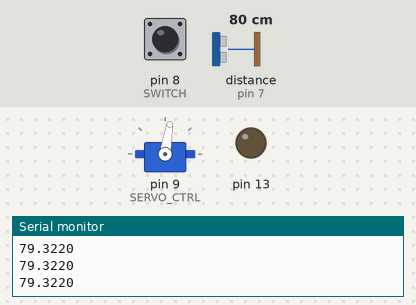
Bench run of a sketch on a simulated Arduino Uno, built with avr-gcc and run on an emulated ATmega328P. On the bench: servo, output pins drawn as LEDs (lit = HIGH), the last lines printed to the serial monitor. Wiring (inferred from the names in the program): ultrasonic range finder: trigger pin 6; echo pin 7. Inputs (shaded band) come from the test bench; at power-on: pin 8 (SWITCH) HIGH, distance to the obstacle (sensor on pin 7) 80 cm. The echo pulse lasts 58.3 µs per cm; pins used as bus, display or sensor lines are not drawn.

Above: at 1.2 s.
1.3 s: pin 8 (SWITCH) pulled LOW for 1 s
At 1.42 s:
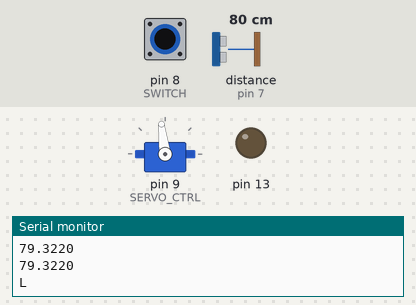
At 2.9 s:
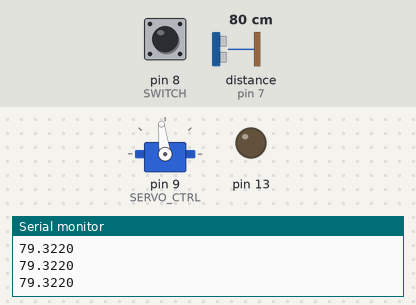
Timing chart, 0 to 4.4 s (numbered marks = the images above; inputs shaded):
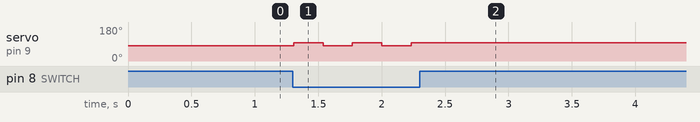

The sketch:

SonicRadar.ino
```cpp
#include <Servo.h>

#define SONIC_TRIG 6
#define SONIC_ECHO 7
#define SERVO_CTRL 9
#define SWITCH 8

Servo myservo;  // create servo object to control a servo

void setup()
{
    pinMode(13, OUTPUT);
    pinMode(SONIC_TRIG, OUTPUT);
    pinMode(SONIC_ECHO, INPUT);
    pinMode(SWITCH, INPUT_PULLUP);
    myservo.attach(SERVO_CTRL);
    myservo.writeMicroseconds(1460);
    Serial.begin(9600);
}

double distance(){
    digitalWrite(SONIC_TRIG, HIGH);
    delayMicroseconds(20);
    digitalWrite(SONIC_TRIG, LOW);

    unsigned long start = micros();
    int interval = pulseIn(SONIC_ECHO, HIGH, 25000);

    unsigned long wait = 30000 - (micros() - start);

    for (int i = 0; i < wait / 16000; i++)
    {
        delayMicroseconds(16000);
    }
    delayMicroseconds(wait % 16000);

    double distance = interval * 0.017;  // cm

    // Serial.print( interval, DEC );
    // Serial.print( "\t" );
    return distance;
}

void loop()
{
    Serial.println("R");
    myservo.writeMicroseconds(1382);
    delay(200);
    while(true){
        Serial.println(distance(), 4);
        if (digitalRead(SWITCH) == LOW){
            break;
        }
    }
    Serial.println("L");
    myservo.writeMicroseconds(1546);
    delay(200);
    while(true){
        Serial.println(distance(), 4);
        if (digitalRead(SWITCH) == LOW){
            break;
        }
    }
}
```

Measured:
- after the input at 1.3 s, servo on pin 9 (SERVO_CTRL): alternates 97° for 0.23 s and 81° for 0.23 s, 5 changes in all, then stays 97°, starting at once
